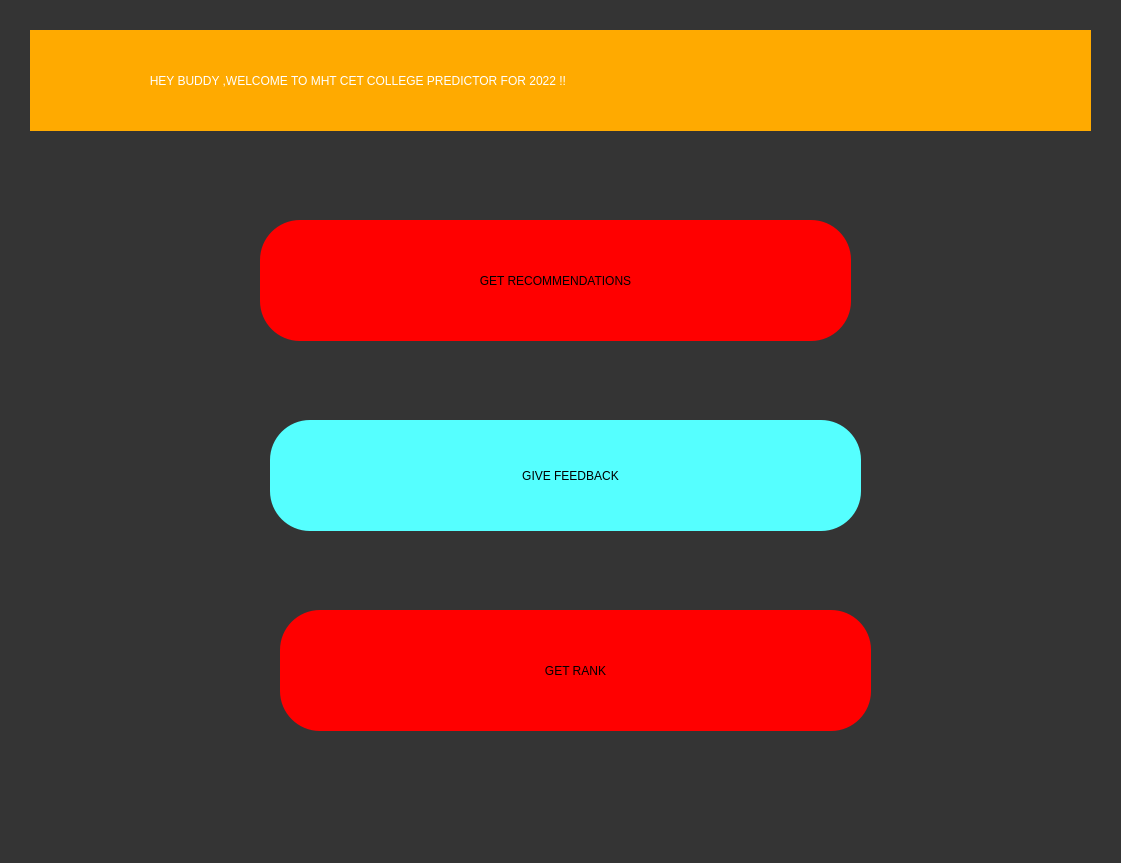
<?xml version="1.0" encoding="UTF-8"?>
<ui version="4.0">
 <class>MainWindow</class>
 <widget class="QMainWindow" name="MainWindow">
  <property name="geometry">
   <rect>
    <x>0</x>
    <y>0</y>
    <width>1121</width>
    <height>863</height>
   </rect>
  </property>
  <property name="windowTitle">
   <string>MainWindow</string>
  </property>
  <property name="styleSheet">
   <string notr="true">background-color: rgb(52, 52, 52);</string>
  </property>
  <widget class="QWidget" name="centralwidget">
   <widget class="QLabel" name="label">
    <property name="geometry">
     <rect>
      <x>30</x>
      <y>30</y>
      <width>1061</width>
      <height>101</height>
     </rect>
    </property>
    <property name="styleSheet">
     <string notr="true">background-color: rgb(255, 170, 0);
font: 12pt &quot;MS Shell Dlg 2&quot;;
color: rgb(255, 255, 255);</string>
    </property>
    <property name="text">
     <string>                                    HEY BUDDY ,WELCOME TO MHT CET COLLEGE PREDICTOR FOR 2022 !!</string>
    </property>
   </widget>
   <widget class="QPushButton" name="Recommended_Button">
    <property name="geometry">
     <rect>
      <x>260</x>
      <y>220</y>
      <width>591</width>
      <height>121</height>
     </rect>
    </property>
    <property name="styleSheet">
     <string notr="true">font: 12pt &quot;MS Shell Dlg 2&quot;;
color: rgb(0, 0, 0);
background-color: rgb(255, 0, 0);
border-radius:40px</string>
    </property>
    <property name="text">
     <string>GET RECOMMENDATIONS</string>
    </property>
   </widget>
   <widget class="QPushButton" name="Feedback_Button">
    <property name="geometry">
     <rect>
      <x>270</x>
      <y>420</y>
      <width>591</width>
      <height>111</height>
     </rect>
    </property>
    <property name="styleSheet">
     <string notr="true">font: 12pt &quot;MS Shell Dlg 2&quot;;
color: rgb(0, 0, 0);
background-color: rgb(85, 255, 255);

border-radius:40px</string>
    </property>
    <property name="text">
     <string>   GIVE FEEDBACK</string>
    </property>
   </widget>
   <widget class="QPushButton" name="Rank_Button">
    <property name="geometry">
     <rect>
      <x>280</x>
      <y>610</y>
      <width>591</width>
      <height>121</height>
     </rect>
    </property>
    <property name="styleSheet">
     <string notr="true">font: 12pt &quot;MS Shell Dlg 2&quot;;
color: rgb(0, 0, 0);
background-color: rgb(255, 0, 0);
border-radius:40px</string>
    </property>
    <property name="text">
     <string>GET RANK</string>
    </property>
   </widget>
  </widget>
  <widget class="QStatusBar" name="statusbar"/>
 </widget>
 <resources/>
 <connections/>
</ui>
